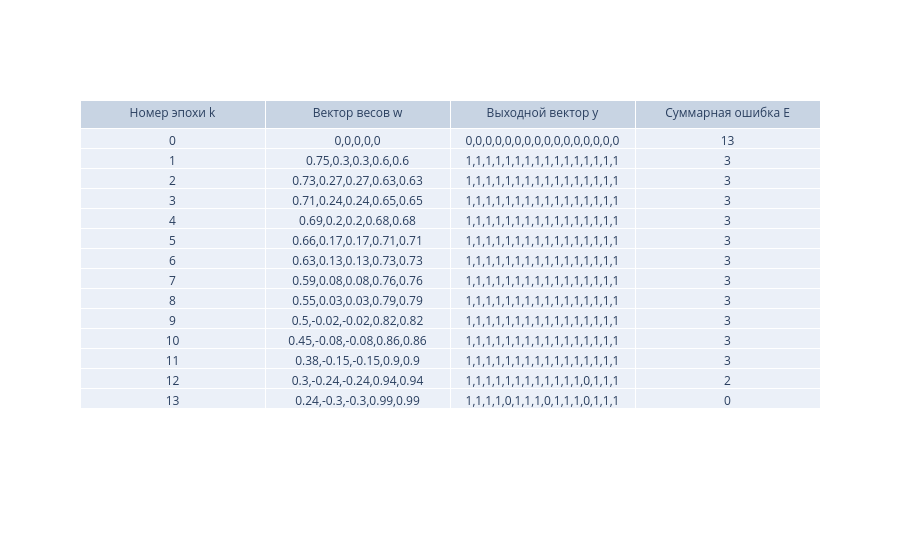

The code cell stored with this chart in its notebook:
### Code cell
#Класс для сети с сигмоидальной функцией активации
class new_network(network):
    def activation_function(self,x):
        return 1/2*(x/(1+np.abs(x))+1)
    def deviation_activation_function(self,x):
        x=np.column_stack((np.ones(len(x)),x))
        x=np.dot(x,self.weights.T)
        return 1/(2*(1+np.abs(x))**2)
    
#обучение сети с сигмоидальной функцией на всех данных
netw=new_network(4)
output_sigma=netw.learn(full_inputs,full_outputs,show=True)

#вывод результатов
trace = go.Table(
    header=dict(values=['Номер эпохи k', 
                        'Вектор весов w',
                        'Выходной вектор y',
                        'Суммарная ошибка E']),
    cells=dict(values=[*list(zip(*output_sigma))])
)
data = [trace] 
iplot(data, filename = 'basic_table')

### Figure 1 — Plotly figure (JSON) as saved in the notebook; plotly's stock layout.template omitted (floating-point values rounded to 4 significant figures; data arrays with more than 128 entries replaced by an {"elided": "..."} marker saying what was removed)
{"data": [{"cells": {"values": {"elided": "4 rows, 322 float values in total"}}, "header": {"values": ["Номер эпохи k", "Вектор весов w", "Выходной вектор y", "Суммарная ошибка E"]}, "type": "table"}], "layout": {}}
